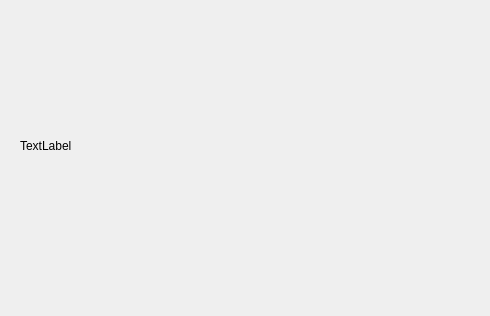
<?xml version="1.0" encoding="UTF-8"?>
<ui version="4.0">
 <class>MainWindow</class>
 <widget class="QMainWindow" name="MainWindow">
  <property name="geometry">
   <rect>
    <x>0</x>
    <y>0</y>
    <width>490</width>
    <height>316</height>
   </rect>
  </property>
  <property name="windowTitle">
   <string>Form1</string>
  </property>
  <widget class="QWidget" name="centralwidget">
   <widget class="QStackedWidget" name="verticalStackedWidget">
    <property name="geometry">
     <rect>
      <x>0</x>
      <y>30</y>
      <width>481</width>
      <height>61</height>
     </rect>
    </property>
    <widget class="QWidget" name="verticalStackedWidgetPage1" native="true">
     <layout class="QVBoxLayout" name="verticalLayout"/>
    </widget>
   </widget>
   <widget class="QLabel" name="label">
    <property name="geometry">
     <rect>
      <x>20</x>
      <y>110</y>
      <width>201</width>
      <height>71</height>
     </rect>
    </property>
    <property name="text">
     <string>TextLabel</string>
    </property>
   </widget>
  </widget>
 </widget>
 <resources/>
 <connections/>
</ui>
